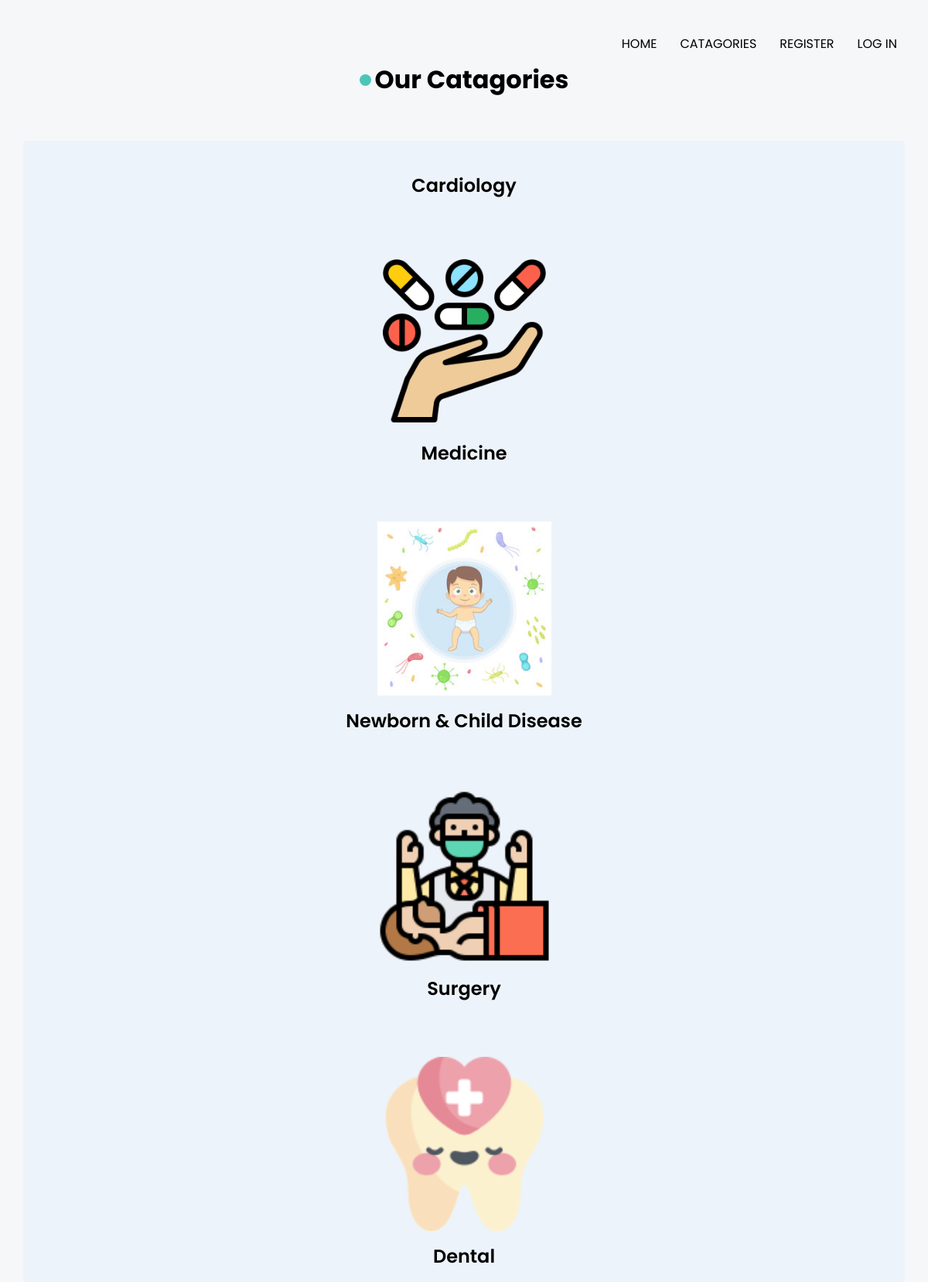
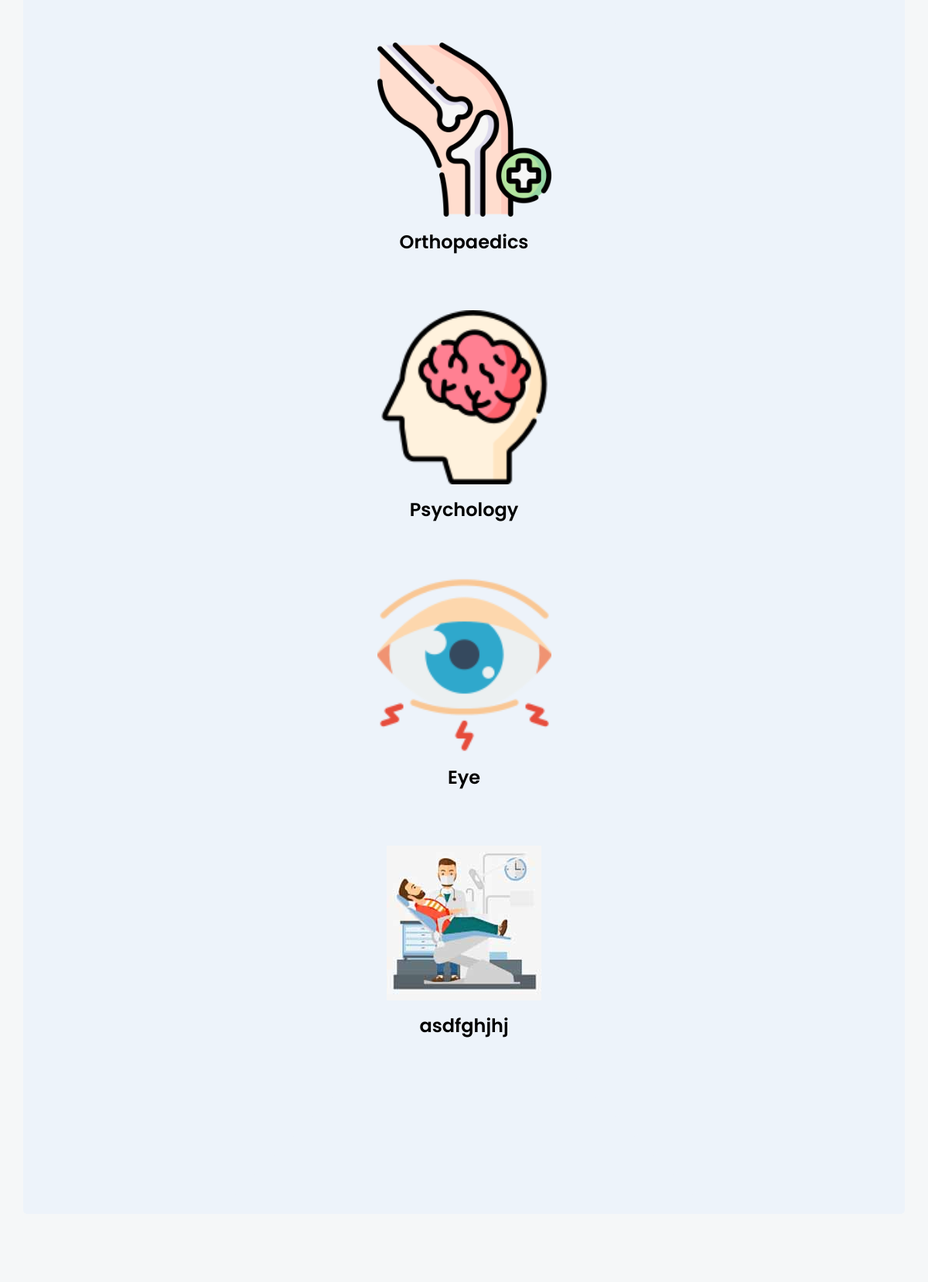
/catagories.php (upper part), run on the app's committed database (2 pictures, top to bottom).
### tables this page shows
CREATE TABLE `category` (
  `category_id` int(11) NOT NULL,
  `category_name` varchar(100) NOT NULL,
  `image_name` varchar(255) NOT NULL
);

### catagories.php (the view)
<?php include('includes/header.php'); ?>
   <section class="service_section layout_padding-bottom">
    <div class="container">
      <div class="heading_container heading_center">
        <h2>
          <span class="design_dot"></span>
          Our Catagories
        </h2>
      </div>
      <?php
                    $sql = "SELECT * FROM category";
                    $res = mysqli_query($con, $sql);
                    $count = mysqli_num_rows($res);
                    if($count>0)
                    {
                        while($row=mysqli_fetch_assoc($res))
                        {
                            $category_id = $row['category_id'];
                            $category_name = $row['category_name'];
                            $image_name = $row['image_name'];
                            ?>
        <div class=" mx-auto">
          <div class="box">
          <?php
                                        if($image_name!="")
                                        {
                                            ?>
            <img src="<?php echo SITEURL; ?>images/catagory/<?php echo $image_name; ?>" alt="" />
            <?php
                                        }
                                        else
                                        {
                                            echo "<div class='error'>Image not Added.</div>";
                                        }
                                        ?>
            <a href="<?php echo SITEURL;?>doctor.php?category_id=<?php echo $category_id?>"><?php echo $category_name; ?></a>
            <?php
                        }
                    }
                    else
                    {
                        ?>
                        <tr>
                            <td colspan="6"><div class="error">No Category Added.</div></td>
                        </tr>
                        <?php
                    }
                ?>
          </div>
          </div>
        </div>
  </section>
<?php include('includes/footer.php'); ?>

### css/style.css (style rules this page uses)
body { font-family: "Poppins", sans-serif; color: #000000; background-color: #ffffff; }
.layout_padding-bottom { padding-bottom: 90px; }
.heading_container { display: -webkit-box; display: -ms-flexbox; display: flex; -webkit-box-orient: vertical; -webkit-box-direction: normal; -ms-flex-direction: column; flex-direction: column; -webkit-box-align: start; -ms-flex-align: start; align-items: flex-start; }
.heading_container h2 { font-weight: bold; position: relative; margin-bottom: 15px; display: -webkit-box; display: -ms-flexbox; display: flex; -webkit-box-align: center; -ms-flex-align: center; align-items: center; }
.heading_container h2 .design_dot { width: 15px; height: 15px; border-radius: 100%; background-color: #4bc5b8; margin-right: 5px; }
.heading_container.heading_center { -webkit-box-align: center; -ms-flex-align: center; align-items: center; text-align: center; }
a, a:hover, a:focus { text-decoration: none; }
.service_section { position: relative; }
.service_section .box { position: relative; overflow: hidden; text-align: center; display: -webkit-box; display: -ms-flexbox; display: flex; -webkit-box-orient: vertical; -webkit-box-direction: normal; -ms-flex-direction: column; flex-direction: column; -webkit-box-align: center; -ms-flex-align: center; align-items: center; background-color: #edf3fa; margin-top: 45px; padding: 25px; border-radius: 5px; }
.service_section .box img { max-width: 225px; width: 100%; }
.service_section .box a { font-weight: 600; font-size: 24px; margin-top: 15px; color: #000000; }

### css/responsive.css (style rules this page uses)
@media (min-width: 1200px) { .container { max-width: 1170px; } }

### data on the page
category: category_name "Cardiology"
category: image_name (picture), category_name "Medicine"
category: image_name (picture), category_name "Newborn & Child Disease"
category: image_name (picture), category_name "Surgery"
category: image_name (picture), category_name "Dental"
category: image_name (picture), category_name "Orthopaedics"
category: image_name (picture), category_name "Psychology"
category: image_name (picture), category_name "Eye"
category: image_name (picture), category_name "asdfghjhj"
